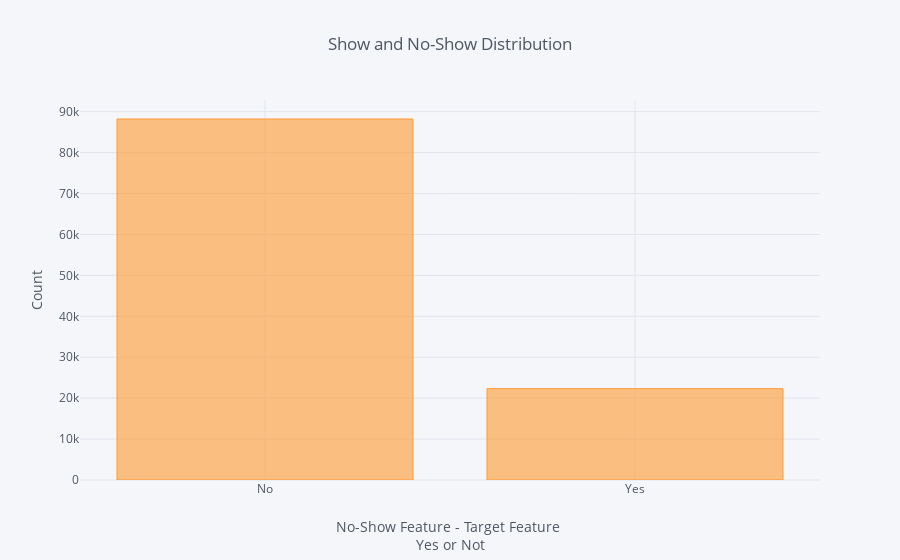

Write notebook code for a chart like this one.
### Markdown cell above
## Knowing our target and their distribution

### Code cell
plotly_plots(df_train, 'No-show', title='Show and No-Show Distribution',
             xTitle='No-Show Feature - Target Feature <br>Yes or Not', 
             yTitle='Count')

### Figure 1 — Plotly figure (JSON) as saved in the notebook; plotly's stock layout.template omitted (floating-point values rounded to 4 significant figures)
{"data": [{"marker": {"color": "rgba(255, 153, 51, 0.6)", "line": {"color": "rgba(255, 153, 51, 1.0)", "width": 1}}, "name": "No-show", "orientation": "v", "text": "", "type": "bar", "uid": "452bc375-5053-4745-bc0a-1521aaa7c1a6", "x": ["No", "Yes"], "y": [88208, 22319]}], "layout": {"legend": {"bgcolor": "#F5F6F9", "font": {"color": "#4D5663"}}, "paper_bgcolor": "#F5F6F9", "plot_bgcolor": "#F5F6F9", "title": {"font": {"color": "#4D5663"}, "text": "Show and No-Show Distribution"}, "xaxis": {"gridcolor": "#E1E5ED", "showgrid": true, "tickfont": {"color": "#4D5663"}, "title": {"font": {"color": "#4D5663"}, "text": "No-Show Feature - Target Feature <br>Yes or Not"}, "zerolinecolor": "#E1E5ED", "type": "category", "range": [-0.5, 1.5], "autorange": true}, "yaxis": {"gridcolor": "#E1E5ED", "showgrid": true, "tickfont": {"color": "#4D5663"}, "title": {"font": {"color": "#4D5663"}, "text": "Count"}, "zerolinecolor": "#E1E5ED", "type": "linear", "range": [0, 92850.0], "autorange": true}, "autosize": true}}
